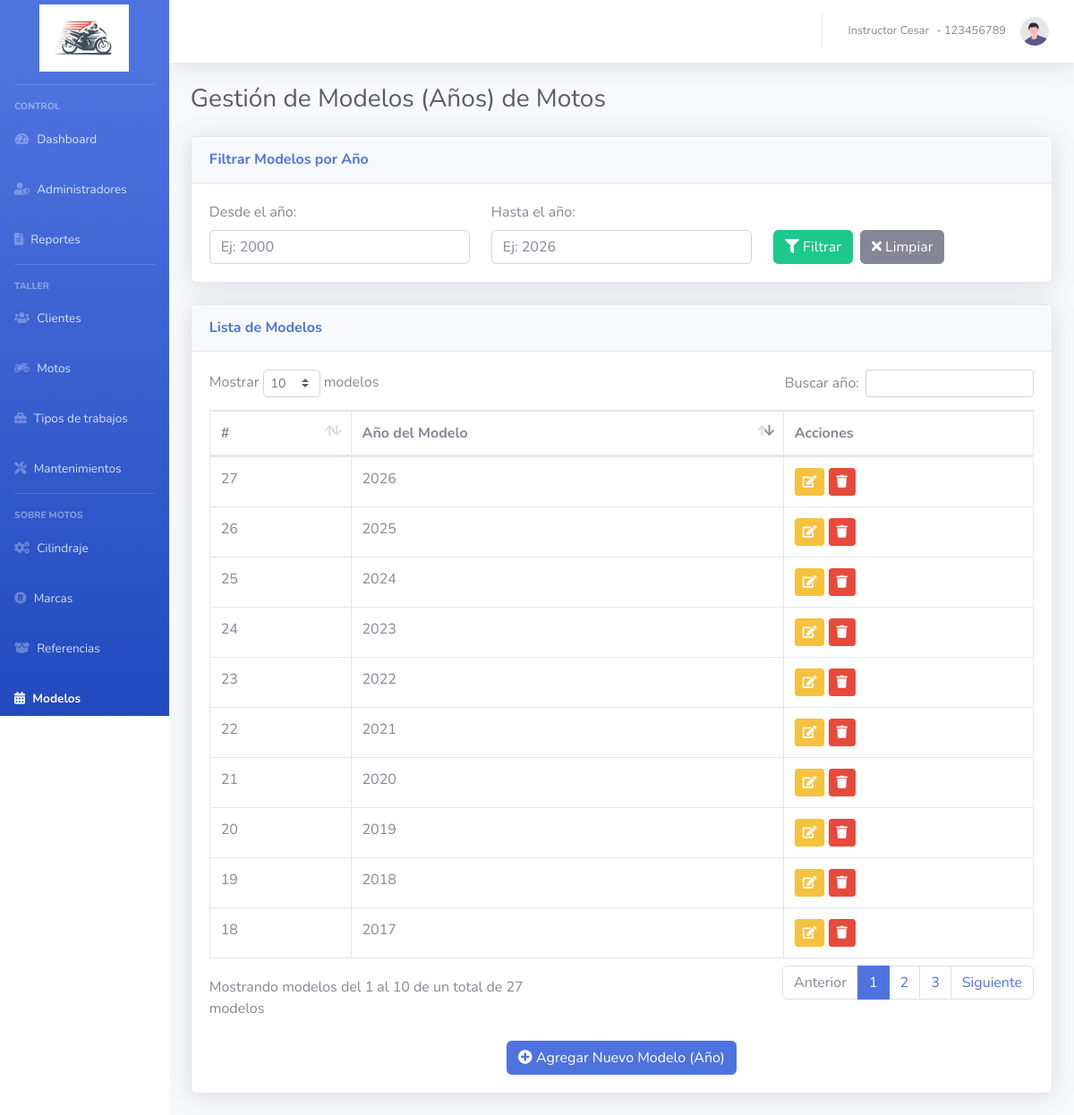
The app's page /administrador/sobre_motos/modelos.php (signed in) with its own data.
### tables this page shows
CREATE TABLE `modelos` (
  `id_modelo` int(11) NOT NULL,
  `anio` text NOT NULL
);

### administrador/sobre_motos/modelos.php (the view, shortened to what this page needs)
<?php
include '../header.php';
$conexion = new mysqli('localhost', 'root', '', 'taller_motos');
$filtro_inicio = $_GET['filtro_inicio'] ?? '';
$filtro_fin = $_GET['filtro_fin'] ?? '';
$sql = "SELECT * FROM modelos";
$sql .= " ORDER BY anio DESC";
$stmt = $conexion->prepare($sql);
$stmt->execute();
$resultado = $stmt->get_result();
?>
<div class="container-fluid">
    <h1 class="h3 mb-4 text-gray-800">Gestión de Modelos (Años) de Motos</h1>
    <div class="card shadow mb-4">
        <div class="card-header py-3">
            <h6 class="m-0 font-weight-bold text-primary">Filtrar Modelos por Año</h6>
        </div>
        <div class="card-body">
            <form id="formFiltros" method="GET" action="modelos.php">
                <div class="row">
                    <div class="col-md-4">
                        <label for="filtro_inicio">Desde el año:</label>
                        <input type="number" id="filtro_inicio" name="filtro_inicio" class="form-control" placeholder="Ej: 2000" value="<?php echo htmlspecialchars($filtro_inicio); ?>">
                    </div>
                    <div class="col-md-4">
                        <label for="filtro_fin">Hasta el año:</label>
                        <input type="number" id="filtro_fin" name="filtro_fin" class="form-control" placeholder="Ej: 2026" value="<?php echo htmlspecialchars($filtro_fin); ?>">
                    </div>
                    <div class="col-md-4 d-flex align-items-end">
                        <button type="submit" class="btn btn-success"><i class="fas fa-filter"></i> Filtrar</button>
                        <a href="modelos.php" class="btn btn-secondary ml-2"><i class="fas fa-times"></i> Limpiar</a>
                    </div>
                </div>
            </form>
        </div>
    </div>
    <div class="card shadow mb-4">
        <div class="card-header py-3">
            <h6 class="m-0 font-weight-bold text-primary">Lista de Modelos</h6>
        </div>
        <div class="card-body">
            <div class="table-responsive">
                <?php if ($resultado && $resultado->num_rows > 0): ?>
                <table class="table table-bordered" id="dataTableAnios" width="100%" cellspacing="0">
                    <thead>
                        <tr>
                            <th>#</th>
                            <th>Año del Modelo</th>
                            <th>Acciones</th>
                        </tr>
                    </thead>
                    <tbody>
                        <?php while($row = $resultado->fetch_assoc()): ?>
                        <tr>
                            <td><?php echo htmlspecialchars($row['id_modelo']); ?></td>
                            <td><?php echo htmlspecialchars($row['anio']); ?></td>
                            <td>
                                <button type="button" class="btn btn-warning btn-sm btn-editar" data-id="<?php echo $row['id_modelo']; ?>" data-valor="<?php echo $row['anio']; ?>">
                                    <i class="fas fa-edit"></i>
                                </button>
                                <button type="button" class="btn btn-danger btn-sm btn-eliminar" data-id="<?php echo $row['id_modelo']; ?>">
                                    <i class="fas fa-trash"></i>
                                </button>
                            </td>
                        </tr>
                        <?php endwhile; ?>
                    </tbody>
                </table>
                <?php else: ?>
                    <div class="alert alert-info text-center">No se encontraron modelos.</div>
                <?php endif; ?>
                <div class="text-center mt-4">
                    <button type="button" class="btn btn-primary" data-toggle="modal" data-target="#modalAgregarModelo">
                        <i class="fas fa-plus-circle"></i> Agregar Nuevo Modelo (Año)
                    </button>
                </div>
            </div>
        </div>
    </div>
</div>
<?php include '../scripts.php'; $stmt->close(); $conexion->close(); ?>

### administrador/header.php (shortened to what this page needs)
<?php
$nombre_administrador = isset($_SESSION['nombre']) ? $_SESSION['nombre'] : 'administrador';
$documento_administrador = isset($_SESSION['id_documento']) ? $_SESSION['id_documento'] : '';
$pagina_actual = basename($_SERVER['PHP_SELF']);
?>
<!DOCTYPE html>
<html lang="es">
<head>
    <link href="<?php echo VENDOR_URL; ?>/fontawesome-free/css/all.min.css" rel="stylesheet" type="text/css">
    <link href="<?php echo CSS_URL; ?>/sb-admin-2.min.css" rel="stylesheet">
    <link href="<?php echo CSS_URL; ?>/general.css" rel="stylesheet">
    <link href="<?php echo VENDOR_URL; ?>/datatables/dataTables.bootstrap4.min.css" rel="stylesheet">
</head>
<body id="page-top">
    <div id="wrapper">
        <ul class="navbar-nav bg-gradient-primary sidebar sidebar-dark accordion" id="accordionSidebar">
            <a class="sidebar-brand d-flex align-items-center justify-content-center" href="<?php echo ADMIN_URL; ?>/index.php">
                <img src="<?php echo IMG_URL; ?>/logo.jpg" class="img" alt="Logo del Taller de Motos">
            </a>
            <br>
            <hr class="sidebar-divider">
            <div class="sidebar-heading">
                Control
            </div>
            <li class="nav-item <?php echo ($pagina_actual == 'index.php') ? 'active' : ''; ?>">
                <a class="nav-link" href="<?php echo ADMIN_URL; ?>/index.php">
                    <i class="fas fa-fw fa-tachometer-alt"></i>
                    <span>Dashboard</span>
                </a>
            </li>
            <li class="nav-item <?php echo ($pagina_actual == 'administradores.php') ? 'active' : ''; ?>">
                <a class="nav-link" href="<?php echo ADMIN_URL; ?>/control/administradores.php">
                    <i class="fas fa-user-shield"></i>
                    <span>Administradores</span></a>
            </li>
            <li class="nav-item <?php echo ($pagina_actual == 'reportes.php') ? 'active' : ''; ?>">
                <a class="nav-link" href="<?php echo ADMIN_URL; ?>/control/reportes.php">
                    <i class="fas fa-file-alt"></i>
                    <span>Reportes</span></a>
            </li>
            <hr class="sidebar-divider">
            <div class="sidebar-heading">
                Taller
            </div>
              <li class="nav-item <?php echo ($pagina_actual == 'clientes.php') ? 'active' : ''; ?>">
                <a class="nav-link" href="<?php echo ADMIN_URL; ?>/taller/clientes.php">
                    <i class="fas fa-users"></i>
                    <span>Clientes</span></a>
            </li>
            <li class="nav-item <?php echo ($pagina_actual == 'motos.php') ? 'active' : ''; ?>">
                <a class="nav-link" href="<?php echo ADMIN_URL; ?>/taller/motos.php">
                    <i class="fas fa-motorcycle"></i>
                    <span>Motos</span></a>
            </li>
            <li class="nav-item <?php echo ($pagina_actual == 'tipos_trabajos.php') ? 'active' : ''; ?>">
                <a class="nav-link" href="<?php echo ADMIN_URL; ?>/taller/tipos_trabajos.php">
                    <i class="fas fa-toolbox"></i>
                    <span>Tipos de trabajos</span></a>
            </li>
            <li class="nav-item <?php echo ($pagina_actual == 'mantenimientos.php') ? 'active' : ''; ?>">
                <a class="nav-link" href="<?php echo ADMIN_URL; ?>/taller/mantenimientos.php">
                    <i class="fas fa-tools"></i>
                    <span>Mantenimientos</span></a>
            </li>
            <hr class="sidebar-divider">
            <div class="sidebar-heading">
                Sobre Motos
            </div>
            <li class="nav-item <?php echo ($pagina_actual == 'cilindraje.php') ? 'active' : ''; ?>">
                <a class="nav-link" href="<?php echo ADMIN_URL; ?>/sobre_motos/cilindraje.php">
                    <i class="fas fa-cogs"></i>
                    <span>Cilindraje</span></a>
            </li>
            <li class="nav-item <?php echo ($pagina_actual == 'marcas.php') ? 'active' : ''; ?>">
                <a class="nav-link" href="<?php echo ADMIN_URL; ?>/sobre_motos/marcas.php">
                    <i class="fas fa-registered"></i>
                    <span>Marcas</span></a>
            </li>
            <li class="nav-item <?php echo ($pagina_actual == 'referencias_marcas.php') ? 'active' : ''; ?>">
                <a class="nav-link" href="<?php echo ADMIN_URL; ?>/sobre_motos/referencias_marcas.php">
                    <i class="fas fa-box-open"></i>
                    <span>Referencias</span></a>
            </li>
            <li class="nav-item <?php echo ($pagina_actual == 'modelos.php') ? 'active' : ''; ?>">
                <a class="nav-link" href="<?php echo ADMIN_URL; ?>/sobre_motos/modelos.php">
                    <i class="fas fa-calendar-alt"></i>
                    <span>Modelos</span></a>
            </li>
        </ul>
        <div id="content-wrapper" class="d-flex flex-column">
            <div id="content">
                <nav class="navbar navbar-expand navbar-light bg-white topbar mb-4 static-top shadow">
                    <ul class="navbar-nav ml-auto">
                        <li class="nav-item dropdown no-arrow">
                            <a class="nav-link dropdown-toggle" href="#" id="userDropdown" role="button" data-toggle="dropdown" aria-haspopup="true" aria-expanded="false">
                                <span class="mr-2 d-none d-lg-inline text-gray-600 small"><?php echo $nombre_administrador; ?></span>
                                <span class="mr-3 d-none d-lg-inline text-gray-600 small"> - <?php echo $documento_administrador; ?></span>
                                <img class="img-profile rounded-circle" src="<?php echo CSS_URL; ?>/img/undraw_profile.svg">
                            </a>
                        </li>
                    </ul>
                </nav>

### administrador/scripts.php (shortened to what this page needs)
</body>
</html>

### administrador/css/general.css (style rules this page uses)
a .img { width: 100px; height: auto; }
.img { width: 100%; height: auto; padding-top: 15px; }
@media (min-width: 768px) { .sidebar { position: sticky; top: 0; height: 100vh; } }
@media (min-width: 768px) { #accordionSidebar { overflow-y: auto; overflow-x: hidden; } }
@media (min-width: 768px) { #accordionSidebar { scrollbar-width: thin; scrollbar-color: rgba(255, 255, 255, 0.2) transparent; } }

### records on screen
modelos: id_modelo "27", anio "2026"
modelos: id_modelo "26", anio "2025"
modelos: id_modelo "25", anio "2024"
modelos: id_modelo "24", anio "2023"
modelos: id_modelo "23", anio "2022"
modelos: id_modelo "22", anio "2021"
modelos: id_modelo "21", anio "2020"
modelos: id_modelo "20", anio "2019"
modelos: id_modelo "19", anio "2018"
modelos: id_modelo "18", anio "2017"

### other values on screen
$nombre_administrador "Instructor Cesar"
$documento_administrador "123456789"
